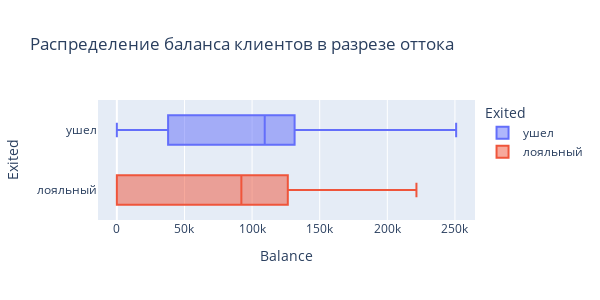

The code cell stored with this chart in its notebook:
### Markdown cell above
Гистограммы не информативны.

### Code cell
# для сравнения вариант из Plotly
fig = px.box(
    data_frame=churn_data, #датафрейм
    y="Exited", #ось x
    x="Balance", #ось y
    color='Exited', #расцветка в зависимости от страны
    orientation='h', #ориентация графика
    height=300, #высота
    width=600, #ширина
    title='Распределение баланса клиентов в разрезе оттока' #заголовок
)
fig.show()
# сохраняем 
fig.write_html("plotly/3.html")

### Figure 1 — Plotly figure (JSON) as saved in the notebook; plotly's stock layout.template omitted (floating-point values rounded to 4 significant figures; data arrays with more than 128 entries replaced by an {"elided": "..."} marker saying what was removed)
{"data": [{"alignmentgroup": "True", "hovertemplate": "Exited=%{y}<br>Balance=%{x}<extra></extra>", "legendgroup": "ушел", "marker": {"color": "#636efa"}, "name": "ушел", "notched": false, "offsetgroup": "ушел", "orientation": "h", "showlegend": true, "type": "box", "x": {"elided": "2037 float values"}, "x0": " ", "xaxis": "x", "y": {"elided": "2037 str values"}, "y0": " ", "yaxis": "y"}, {"alignmentgroup": "True", "hovertemplate": "Exited=%{y}<br>Balance=%{x}<extra></extra>", "legendgroup": "лояльный", "marker": {"color": "#EF553B"}, "name": "лояльный", "notched": false, "offsetgroup": "лояльный", "orientation": "h", "showlegend": true, "type": "box", "x": {"elided": "7963 float values"}, "x0": " ", "xaxis": "x", "y": {"elided": "7963 str values"}, "y0": " ", "yaxis": "y"}], "layout": {"boxmode": "overlay", "height": 300, "legend": {"title": {"text": "Exited"}, "tracegroupgap": 0}, "title": {"text": "Распределение баланса клиентов в разрезе оттока"}, "width": 600, "xaxis": {"anchor": "y", "domain": [0, 1], "title": {"text": "Balance"}}, "yaxis": {"anchor": "x", "categoryarray": ["лояльный", "ушел"], "categoryorder": "array", "domain": [0, 1], "title": {"text": "Exited"}}}}
